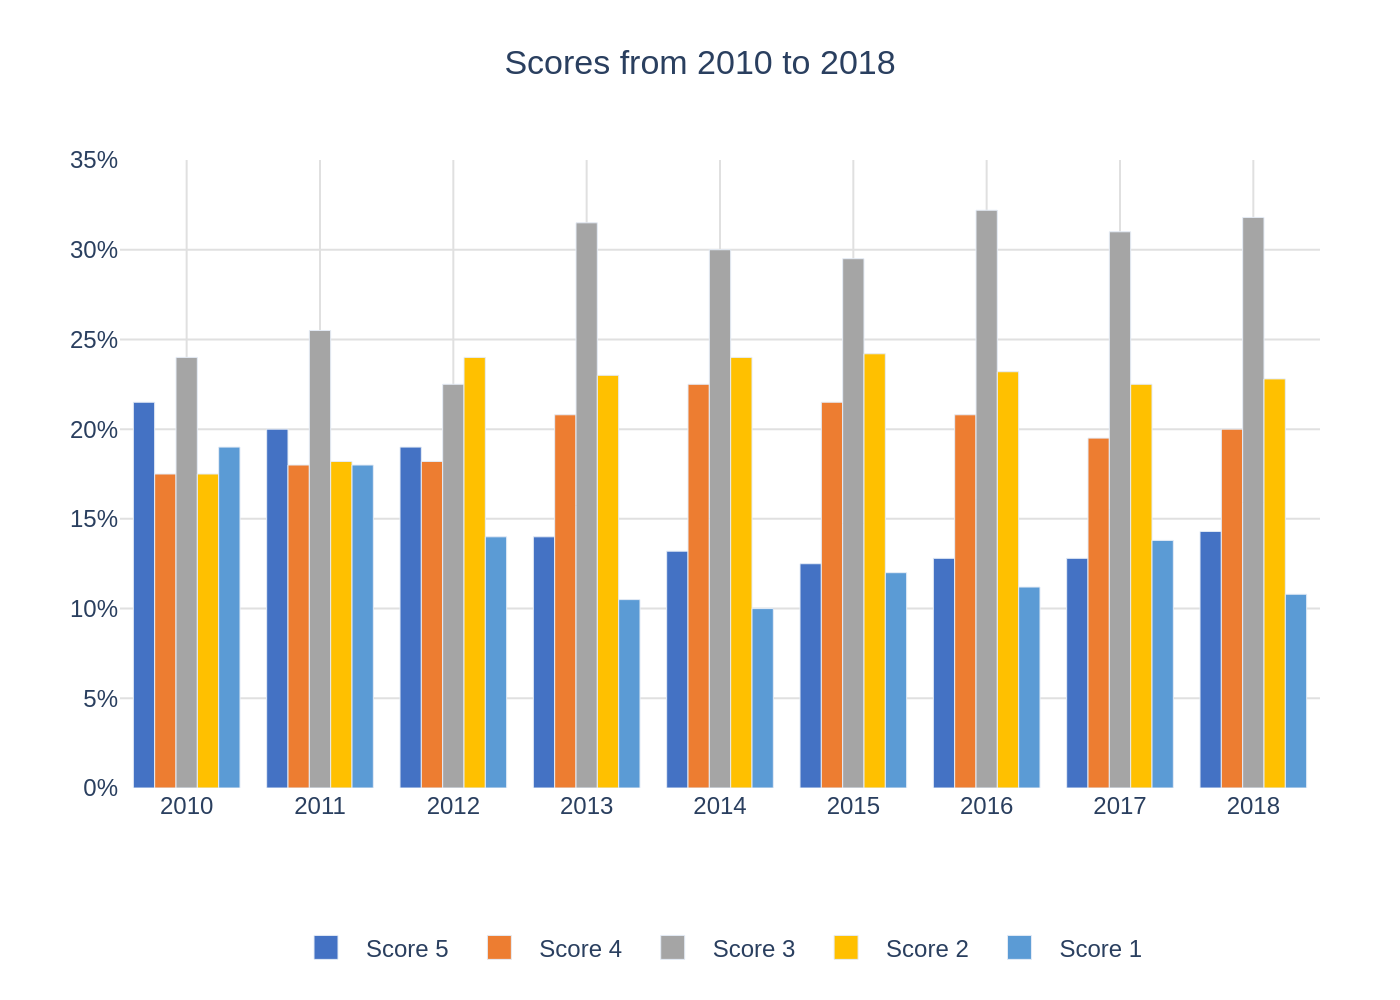

Write Python code to recreate this figure.
import sys
import json
import os
import plotly.graph_objects as go

if len(sys.argv) != 2:
    print("Usage: python <script_name>.py <path_to_json>")
    sys.exit(1)

json_path = sys.argv[1]

try:
    with open(json_path, 'r', encoding='utf-8') as f:
        chart_info = json.load(f)
except FileNotFoundError:
    print(f"Error: JSON file not found at {json_path}")
    sys.exit(1)
except json.JSONDecodeError:
    print(f"Error: Could not decode JSON from {json_path}")
    sys.exit(1)

chart_data = chart_info.get('chart_data', {})
texts = chart_info.get('texts', {})
colors = chart_info.get('colors', [])

categories = chart_data.get('categories', [])
series_list = chart_data.get('series', [])

fig = go.Figure()

for i, series in enumerate(series_list):
    fig.add_trace(go.Bar(
        name=series.get('name'),
        x=categories,
        y=series.get('data', []),
        marker_color=colors[i % len(colors)] if colors else None
    ))

title_text = texts.get('title', '')

fig.update_layout(
    title={
        'text': title_text,
        'y': 0.95,
        'x': 0.5,
        'xanchor': 'center',
        'yanchor': 'top'
    },
    barmode='group',
    xaxis_title=texts.get('x_axis_title'),
    yaxis_title=texts.get('y_axis_title'),
    yaxis={
        'range': [0, 35],
        'ticksuffix': '%',
        'gridcolor': '#E0E0E0',
        'zeroline': False
    },
    xaxis={
        'gridcolor': '#E0E0E0'
    },
    legend={
        'orientation': 'h',
        'yanchor': 'bottom',
        'y': -0.3,
        'xanchor': 'center',
        'x': 0.5
    },
    font=dict(
        family="Arial",
        size=12
    ),
    plot_bgcolor='white',
    paper_bgcolor='white',
    margin=dict(l=60, r=40, t=80, b=100)
)

base_filename, _ = os.path.splitext(os.path.basename(json_path))
output_filename = f"{base_filename}.png"

fig.write_image(output_filename, scale=2)

print(f"Chart saved to {output_filename}")
